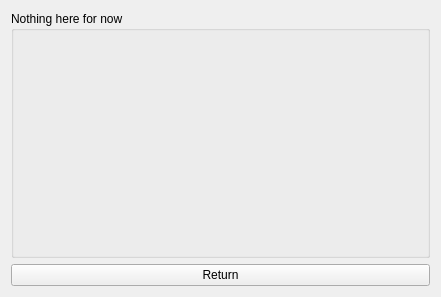
<?xml version="1.0" encoding="UTF-8"?>
<ui version="4.0">
 <class>JSON_window</class>
 <widget class="QWidget" name="JSON_window">
  <property name="geometry">
   <rect>
    <x>0</x>
    <y>0</y>
    <width>441</width>
    <height>297</height>
   </rect>
  </property>
  <property name="windowTitle">
   <string>VIPCALs</string>
  </property>
  <layout class="QGridLayout" name="gridLayout">
   <item row="0" column="0">
    <widget class="QGroupBox" name="groupBox">
     <property name="title">
      <string>Nothing here for now</string>
     </property>
    </widget>
   </item>
   <item row="1" column="0">
    <widget class="QPushButton" name="return_button">
     <property name="text">
      <string>Return</string>
     </property>
    </widget>
   </item>
  </layout>
 </widget>
 <resources/>
 <connections/>
</ui>
